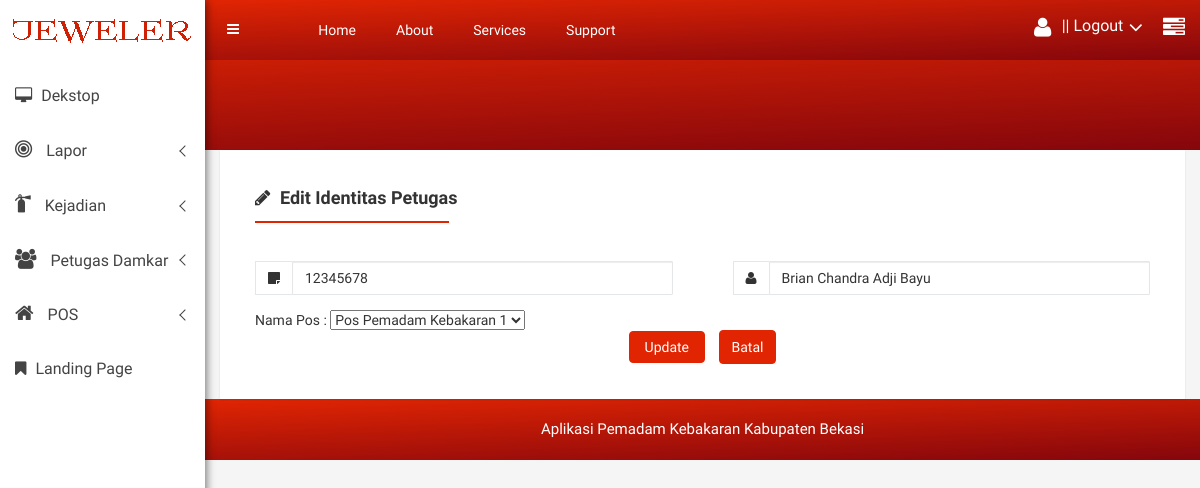
Page /petugas_ubah.php?id=8 (signed in) on the committed database.
### tables this page shows
CREATE TABLE `petugas` (
  `id_petugas` int(11) NOT NULL,
  `no_induk_pegawai` varchar(20) NOT NULL,
  `nama_petugas` varchar(25) NOT NULL,
  `id_pos` varchar(15) NOT NULL
);

CREATE TABLE `pos` (
  `id_pos` int(11) NOT NULL,
  `nama_pos` varchar(25) NOT NULL,
  `alamat_pos` varchar(255) NOT NULL,
  `longitude_pos` double NOT NULL,
  `latitude_pos` double NOT NULL
);

### web/petugas_ubah.php (the view, shortened to what this page needs)
<?php
$id_petugas = $_GET['id'];
$kon = koneksi_db();
$query = mysqli_query($kon, "SELECT * FROM petugas WHERE id_petugas='$id_petugas'");
if (mysqli_num_rows($query) > 0) {
    $result = mysqli_fetch_object($query);
}
$result_pos = mysqli_query($kon, "SELECT * FROM pos");
include '../templeting/headerhtml.php';
include '../templeting/content.php';
include '../templeting/logo.php';
include '../templeting/contenthtml.php';
?>
<div class="single-pro-review-area">
    <div class="container-fluid">
        <div class="row">
            <div class="col-lg-12 col-md-12 col-sm-12 col-xs-12">
                <div class="review-tab-pro-inner">
                    <ul id="myTab3" class="tab-review-design">
                        <li class="active"><a href="#"><i class="fa fa-pencil" aria-hidden="true"></i> Edit Identitas Petugas</a></li>
                    </ul>
                    <div id="myTabContent" class="tab-content custom-product-edit">
                        <div class="product-tab-list tab-pane fade active in" id="description">
                            <form action="../petugas/petugas_simpan.php" method="post">
                                <div class="row">
                                    <div class="col-lg-6 col-md-6 col-sm-6 col-xs-12">
                                        <div class="review-content-section">
                                            <div class="input-group mg-b-pro-edt">
                                                <span class="input-group-addon"><i class="fa fa-sticky-note" aria-hidden="true"></i></span>
                                                <input type="text" class="form-control" name="no_induk_pegawai" value="<?php echo $result->no_induk_pegawai ?>" placeholder="No Induk Petugas">
                                            </div>
                                            Nama Pos :
                                            <select name="id_pos">
                                                <?php
                                                while ($row = mysqli_fetch_object($result_pos)) {
                                                    ?>
                                                    <option value="<?= $row->id_pos ?>"  <?php
                                                    if ($result->id_pos == $row->id_pos) {
                                                        echo "selected";
                                                    }
                                                    ?>> <?= $row->nama_pos ?> </option>
                                                            <?php
                                                        }
                                                        ?>
                                            </select>
                                        </div>
                                    </div>
                                    <div class="col-lg-6 col-md-6 col-sm-6 col-xs-12">
                                        <div class="review-content-section">
                                            <div class="input-group mg-b-pro-edt">
                                                <span class="input-group-addon"><i class="fa fa-user" aria-hidden="true"></i></span>
                                                <input type="text" class="form-control"  name="nama_petugas"  value="<?php echo $result->nama_petugas ?>" placeholder="Nama Petugas">
                                            </div>
                                        </div>
                                    </div>
                                </div>
                                <div class="row">
                                    <div class="col-lg-12 col-md-12 col-sm-12 col-xs-12">
                                        <div class="text-center mg-b-pro-edt custom-pro-edt-ds">
                                            <button type="submit" class="btn btn-primary waves-effect waves-light m-r-10">Update
                                            </button>
                                            <a href="data_petugas.php" class="btn btn-primary waves-effect waves-light m-r-10">Batal
                                            </a>
                                        </div>
                                    </div>
                                </div>
                        </div>
                    </div>
                </div>
            </div>
        </div>
    </div>
</div>
<?php
include '../templeting/footer.php';
include '../templeting/footerhtml.php';
?>

### css/main.css (style rules this page uses)
html { color: #222; font-size: 1em; line-height: 1.4; }

### rows in the picture
petugas: no_induk_pegawai "12345678", id_pos "Pos Pemadam Kebakaran 1", nama_petugas "Brian Chandra Adji Bayu"
